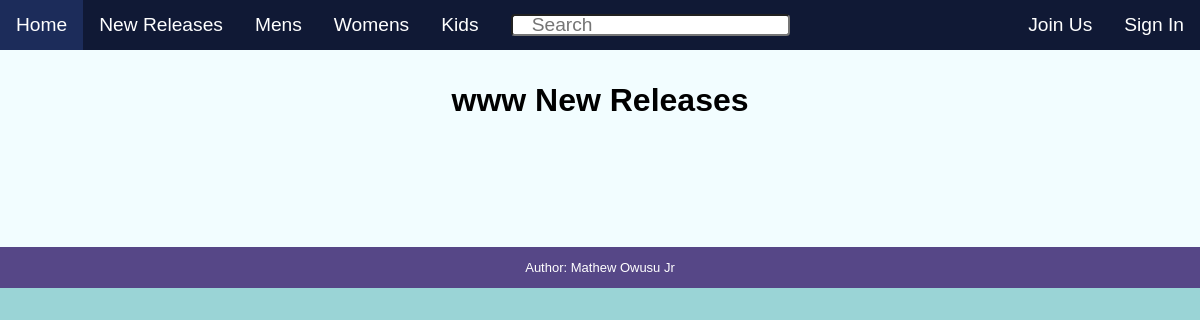
The app's page /www/releases, older data.
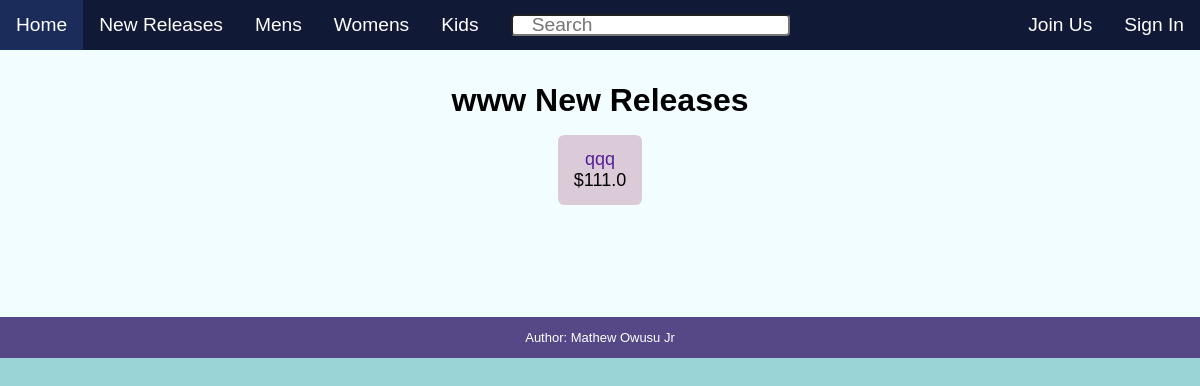
The same page, newer data.
### website/models.py (models this page shows, shortened)
class Shoe(db.Model):
    __tablename__ = 'shoe'
    id = db.Column(db.Integer(), primary_key=True)
    name = db.Column(db.String(length=30), nullable=False)
    brand = db.Column(db.String(length=30), nullable=False)
    audience = db.Column(db.String(length=30), nullable=False)
    price = db.Column(db.Float(), nullable=False)
    colors = db.relationship("Color", back_populates="shoe", lazy=True, cascade='all, delete, delete-orphan')

### website/views/cust_catalog_views.py (the view)
@cust_catalog_views.route('/<string:brand>/releases', methods=['GET'])
def brand_releases_page(brand):
    title = brand + " New Releases"
    collection = Shoe.query.filter_by(brand=brand)
    return render_template('catalog.html', title=title, current_user=current_user, collection=collection)

### website/templates/catalog.html (shortened to what this page needs)
{% extends 'base.html' %}
{% block body%}
    <h1>{{ title }}</h1>
    <div class="collections">
        <ul>
            {% for shoe in collection%}
                <li onclick=" redirectUrl('{{url_for('cust_catalog_views.display_product', id=shoe.id)}}') ">
                    <a style="color: #581e98">
                        {{ shoe.name }}
                    </a>
                    <p>${{ shoe.price }}</p>
                </li>
            {% endfor %}
        </ul>
    </div>
{% endblock %}

Row changes from the older to the newer data that the page shows:
added Shoe: name "qqq", price "111.0"
